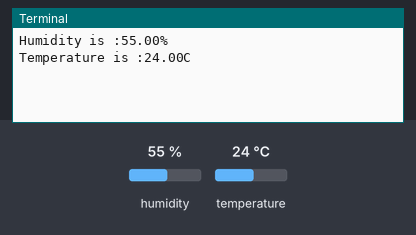
A program run on a simulated Raspberry Pi (BCM pin numbers). Parts: the last lines printed to the terminal. Inputs (shaded band) come from the test bench; at power-on: humidity 55 %, temperature 24 °C.

Above: at 1.2 s.
1.3 s: humidity set to 22 %
At 3.5 s:
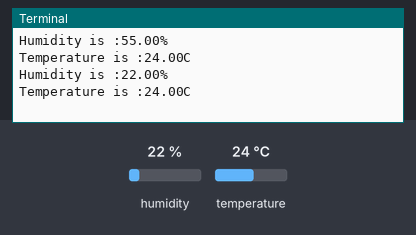
4.8 s: temperature set to 12 °C
At 6.5 s:
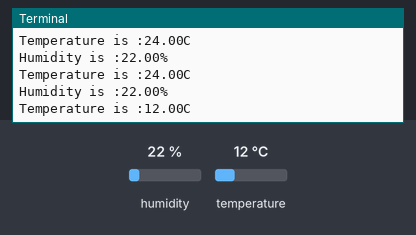
8.3 s: humidity set to 40 %
At 9.5 s:
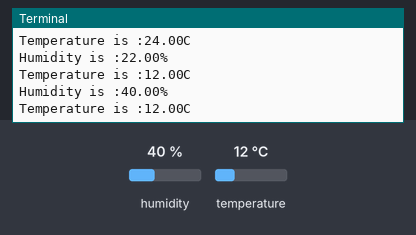
Timing chart, 0 to 11.3 s (numbered marks = the images above; inputs shaded):
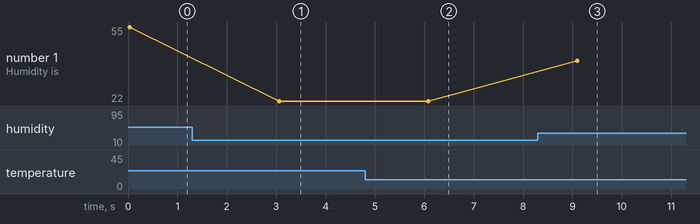

The program:

test.py
```python
import pigpio
import DHT22
from time import sleep

pi = pigpio.pi()
dht22 = DHT22.sensor(pi, 4)
dht22.trigger()

sleepTime = 3

def readDHT22():
	dht22.trigger()
	humidity = '%.2f' % (dht22.humidity())
	temp = '%.2f' % (dht22.temperature())
	return (humidity, temp)

while True:
	humidity, temperature = readDHT22()
	print("Humidity is :"+ humidity+ "%")
	print("Temperature is :" +temperature + "C")
	sleep(sleepTime)
```

Measured:
- after the input at 1.3 s, the terminal: prints a new line after 1.8 s (image 1)
- after the input at 4.8 s, the terminal: prints a new line after 1.3 s (image 2)
- after the input at 8.3 s, the terminal: prints a new line after 0.80 s (image 3)
- plotted number 1: 55 → 22 after the input at 1.3 s, 22 → 40 after the input at 8.3 s
